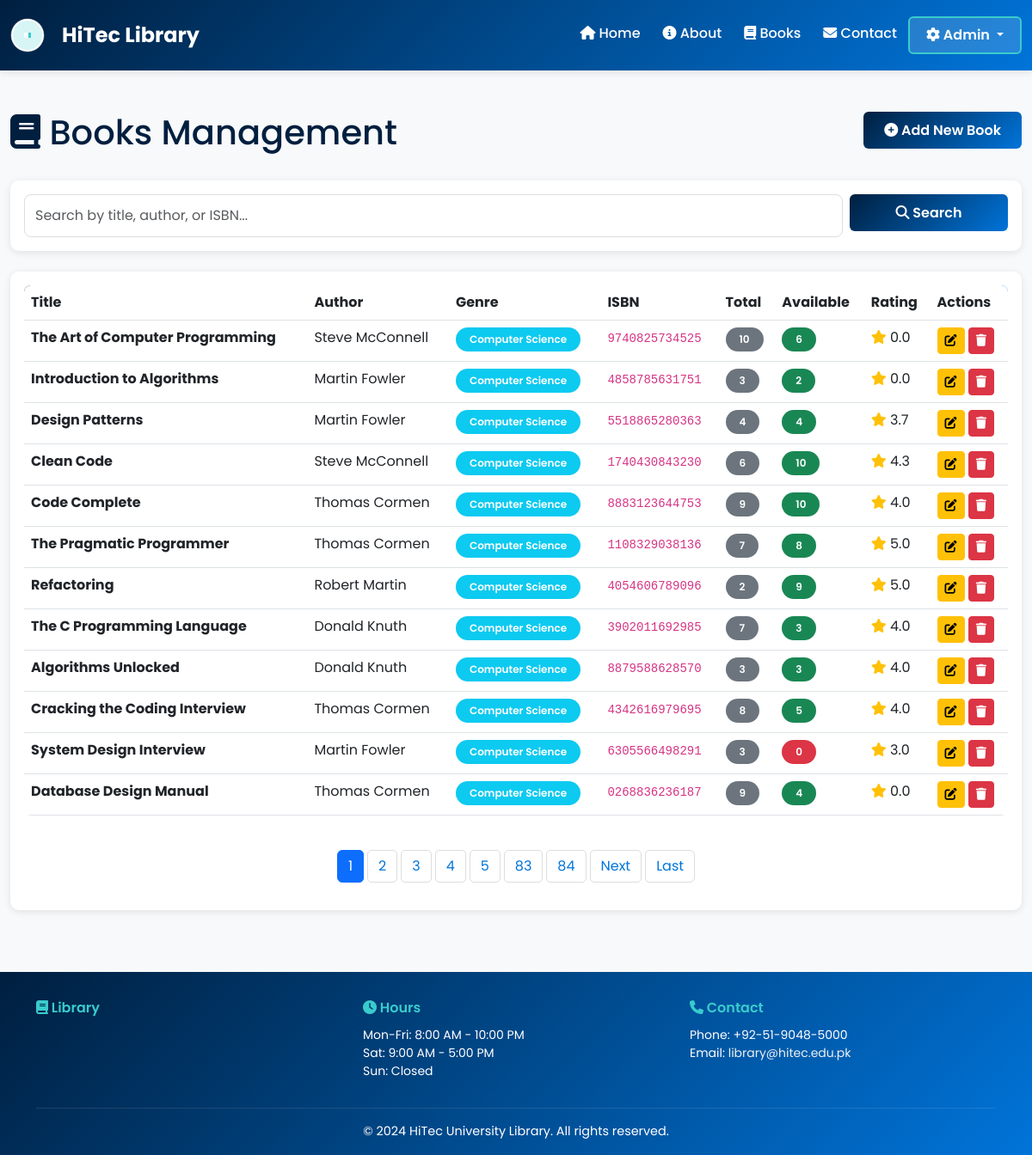
The app's page /admin/books (signed in), older data.
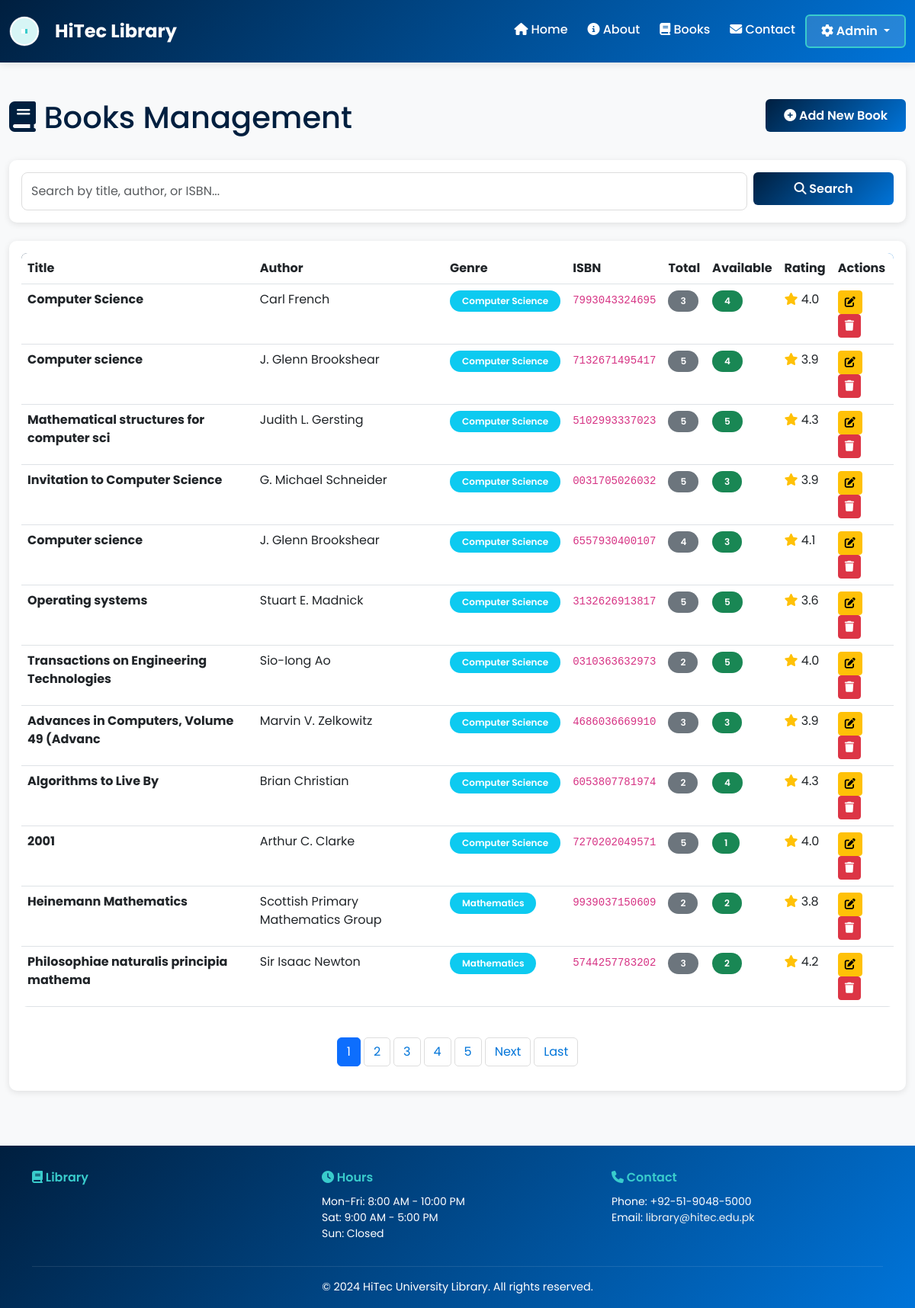
The same page, newer data.
### app.py (models this page shows)
class Book(db.Model):
    id = db.Column(db.Integer, primary_key=True)
    title = db.Column(db.String(200), nullable=False)
    author = db.Column(db.String(150), nullable=False)
    isbn = db.Column(db.String(20), unique=True)
    genre = db.Column(db.String(50))
    year_published = db.Column(db.Integer)
    publisher = db.Column(db.String(150))
    total_copies = db.Column(db.Integer, default=1)
    available_copies = db.Column(db.Integer, default=1)
    cover_image = db.Column(db.String(500))
    description = db.Column(db.Text)
    average_rating = db.Column(db.Float, default=0.0)
    created_at = db.Column(db.DateTime, default=get_utc_now)
    loans = db.relationship('Loan', backref='book', lazy=True)
    reviews = db.relationship('Review', backref='book', lazy=True)

### app.py (the view, shortened to what this page needs)
@app.route('/admin/books')
@login_required
def admin_books():
    page = request.args.get('page', 1, type=int)
    search = request.args.get('search', '')
    query = Book.query
    books = query.paginate(page=page, per_page=ITEMS_PER_PAGE)
    return render_template('admin/books.html', books=books, search=search)

### app.py (called while the page is built)
def login_required(f):
    @wraps(f)
    def decorated_function(*args, **kwargs):
        if 'admin_id' not in session:
            flash('Please login to access this page', 'warning')
            return redirect(url_for('admin_login'))
        return f(*args, **kwargs)
    return decorated_function

### templates/admin/books.html (shortened to what the changed rows need)
{% extends "base.html" %}
{% block content %}
<div class="container-fluid py-4">
    <div class="row mb-4">
        <div class="col-md-8">
            <h1 class="text-primary">
                <i class="fas fa-book"></i> Books Management
            </h1>
        </div>
    </div>
    <div class="card border-0 shadow-sm">
        <div class="card-body">
            {% if books.items %}
            <div class="table-responsive">
                <table class="table table-hover">
                    <thead>
                        <tr>
                            <th>Title</th>
                            <th>Author</th>
                            <th>Genre</th>
                            <th>ISBN</th>
                            <th>Total</th>
                            <th>Available</th>
                            <th>Rating</th>
                            <th>Actions</th>
                        </tr>
                    </thead>
                    <tbody>
                        {% for book in books.items %}
                        <tr>
                            <td>
                                <strong>{{ book.title[:40] }}</strong>
                            </td>
                            <td>{{ book.author }}</td>
                            <td>
                                {% if book.genre %}
                                <span class="badge bg-info">{{ book.genre }}</span>
                                {% else %}
                                <span class="text-muted">-</span>
                                {% endif %}
                            </td>
                            <td><code>{{ book.isbn or '-' }}</code></td>
                            <td>
                                <span class="badge bg-secondary">{{ book.total_copies }}</span>
                            </td>
                            <td>
                                {% if book.available_copies > 0 %}
                                <span class="badge bg-success">{{ book.available_copies }}</span>
                                {% else %}
                                <span class="badge bg-danger">0</span>
                                {% endif %}
                            </td>
                            <td>
                                <i class="fas fa-star text-warning"></i> {{ "%.1f"|format(book.average_rating) }}
                            </td>
                            <td>
                                <a href="/admin/books/{{ book.id }}/edit" class="btn btn-sm btn-warning">
                                    <i class="fas fa-edit"></i>
                                </a>
                                <form method="POST" action="/admin/books/{{ book.id }}/delete" style="display: inline;">
                                    <button type="submit" class="btn btn-sm btn-danger" onclick="return confirm('Are you sure?')">
                                        <i class="fas fa-trash"></i>
                                    </button>
                                </form>
                            </td>
                        </tr>
                        {% endfor %}
                    </tbody>
                </table>
            </div>
            {% if books.pages > 1 %}
            <nav aria-label="Page navigation" class="mt-4">
                <ul class="pagination justify-content-center">
                    {% for page_num in books.iter_pages() %}
                        {% if page_num %}
                            {% if page_num == books.page %}
                            <li class="page-item active">
                                <span class="page-link">{{ page_num }}</span>
                            </li>
                            {% else %}
                            <li class="page-item">
                                <a class="page-link" href="?page={{ page_num }}&search={{ search }}">{{ page_num }}</a>
                            </li>
                            {% endif %}
                        {% endif %}
                    {% endfor %}
                </ul>
            </nav>
            {% endif %}
            {% else %}
            <div class="alert alert-info text-center py-4">
                <i class="fas fa-search fa-2x mb-2"></i>
                <p>No books found</p>
            </div>
            {% endif %}
        </div>
    </div>
</div>
{% endblock %}

Row changes from the older to the newer data that the page shows:
removed Book: title "Introduction to Algorithms", author "Martin Fowler", genre "Computer Science", isbn "4858785631751", total_copies "3", available_copies "2", average_rating "0.0"
removed Book: title "Design Patterns", author "Martin Fowler", genre "Computer Science", isbn "5518865280363", total_copies "4", available_copies "4", average_rating "3.7"
removed Book: title "Clean Code", author "Steve McConnell", genre "Computer Science", isbn "1740430843230", total_copies "6", available_copies "10", average_rating "4.3"
removed Book: title "Code Complete", author "Thomas Cormen", genre "Computer Science", isbn "8883123644753", total_copies "9", available_copies "10", average_rating "4.0"
removed Book: title "The Pragmatic Programmer", author "Thomas Cormen", genre "Computer Science", isbn "1108329038136", total_copies "7", available_copies "8", average_rating "5.0"
removed Book: title "Refactoring", author "Robert Martin", genre "Computer Science", isbn "4054606789096", total_copies "2", available_copies "9", average_rating "5.0"
removed Book: title "The C Programming Language", author "Donald Knuth", genre "Computer Science", isbn "3902011692985", total_copies "7", available_copies "3", average_rating "4.0"
removed Book: title "Cracking the Coding Interview", author "Thomas Cormen", genre "Computer Science", isbn "4342616979695", total_copies "8", available_copies "5", average_rating "4.0"
removed Book: title "System Design Interview", author "Martin Fowler", genre "Computer Science", isbn "6305566498291", total_copies "3", available_copies "0", average_rating "3.0"
removed Book: title "Database Design Manual", author "Thomas Cormen", genre "Computer Science", isbn "0268836236187", total_copies "9", available_copies "4", average_rating "0.0"
changed Book: title "The Art of Computer Programming" → "Computer Science"; author "Steve McConnell" → "Carl French"; isbn "9740825734525" → "7993043324695"; total_copies "10" → "3"; available_copies "6" → "4"; average_rating "0.0" → "4.0"
added Book: title "Computer science", author "J. Glenn Brookshear", genre "Computer Science", isbn "7132671495417", total_copies "5", available_copies "4", average_rating "3.9"
added Book: title "Mathematical structures for computer sci", author "Judith L. Gersting", genre "Computer Science", isbn "5102993337023", total_copies "5", available_copies "5", average_rating "4.3"
added Book: title "Invitation to Computer Science", author "G. Michael Schneider", genre "Computer Science", isbn "0031705026032", total_copies "5", available_copies "3", average_rating "3.9"
added Book: title "Computer science", author "J. Glenn Brookshear", genre "Computer Science", isbn "6557930400107", total_copies "4", available_copies "3", average_rating "4.1"
added Book: title "Operating systems", author "Stuart E. Madnick", genre "Computer Science", isbn "3132626913817", total_copies "5", available_copies "5", average_rating "3.6"
added Book: title "Transactions on Engineering Technologies", author "Sio-Iong Ao", genre "Computer Science", isbn "0310363632973", total_copies "2", available_copies "5", average_rating "4.0"
added Book: title "Advances in Computers, Volume 49 (Advanc", author "Marvin V. Zelkowitz", genre "Computer Science", isbn "4686036669910", total_copies "3", available_copies "3", average_rating "3.9"
changed Book: title "Algorithms Unlocked" → "Algorithms to Live By"; author "Donald Knuth" → "Brian Christian"; isbn "8879588628570" → "6053807781974"; total_copies "3" → "2"; available_copies "3" → "4"; average_rating "4.0" → "4.3"
added Book: title "2001", author "Arthur C. Clarke", genre "Computer Science", isbn "7270202049571", total_copies "5", available_copies "1", average_rating "4.0"
added Book: title "Heinemann Mathematics", author "Scottish Primary Mathematics Group", genre "Mathematics", isbn "9939037150609", total_copies "2", available_copies "2", average_rating "3.8"
added Book: title "Philosophiae naturalis principia mathema", author "Sir Isaac Newton", genre "Mathematics", isbn "5744257783202", total_copies "3", available_copies "2", average_rating "4.2"
Text that changed along with them:
list line gone: "83"
list line gone: "84"
